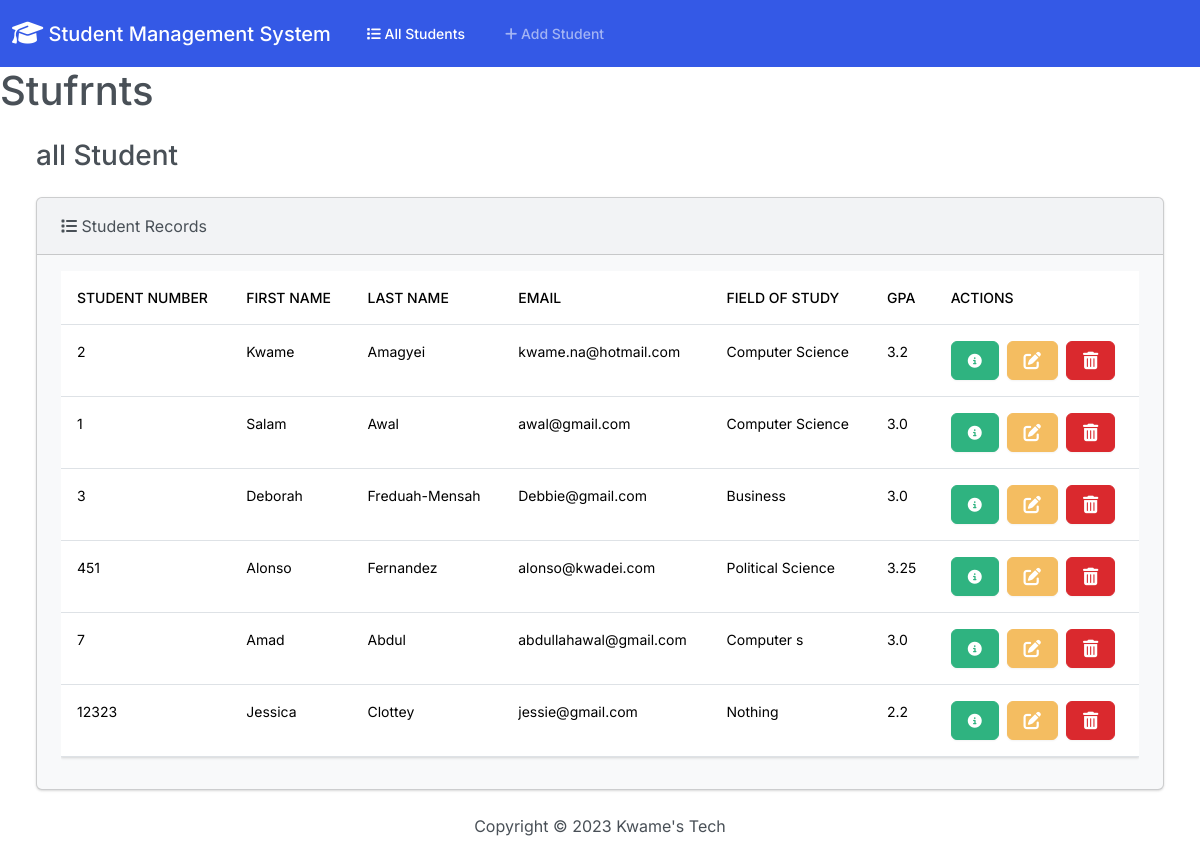
The page / on the database its author committed.
### students/models.py (models this page shows, shortened)
class Student(models.Model):
    student_number = models.PositiveIntegerField()
    first_name = models.CharField(max_length=80)
    last_name = models.CharField(max_length=80)
    email =models.EmailField(max_length=120)
    field_of_study = models.CharField(max_length=50)
    gpa = models.FloatField(default=3.0)
    profile_pic = models.ImageField(upload_to= 'static/images/', blank=True, null=True)

### students/views.py (the view)
# urls.py: path('', views.index, name='index'),
def index(request):
    return render(request, 'students/index.html', {
        'students': Student.objects.all()
    })

### students/templates/students/index.html (shortened to what this page needs)
{% extends './base.html' %}
{% load static %}
    {% block content%}
    <h1>Stufrnts</h1>
    <div class="container-fluid">
        <h3 class="m-4">all Student</h3>
        <div class="row">
            <div class="col-12">
                {% if students %}
                <div class="card bg-light ms-4 mb-4 me-4">
                    <div class="card-header"><i class="fa-solid fa-list"></i>  Student Records </div>
                    <div class="card-body">
                        <div class="card-text">
                            <div class="table-responsive">
                                <table class="table table-hover">
                                    <thead>
                                        <tr>
                                            <th scope="col"> Student Number</th>
                                            <th scope="col"> First Name</th>
                                            <th scope="col">Last Name </th>
                                            <th scope="col"> Email </th>
                                            <th scope="col"> field of study </th>
                                            <th scope="col"> GPA</th>
                                            <th scope="col"> Actions</th>
                                        </tr>
                                    </thead>
                                    <tbody>
                                        {% for student in students %}
                                        <tr>
                                            <td>{{ student.student_number}}</td>
                                            <td>{{ student.first_name }}</td>
                                            <td>{{ student.last_name }}</td>
                                            <td>{{ student.email }}</td>
                                            <td>{{ student.field_of_study}}</td>
                                            <td>{{ student.gpa }}</td>
                                            <td>
                                                <button type="button" class="btn-success me-1 btn" href="{% url 'view_student' student.id %}" data-bs-toggle="modal" data-bs-target="#myModal{{student.id}}" >
                                                    <i class="fa-solid fa-circle-info"></i>
                                                </button>
                                                <a href="{% url 'edit' student.id %}" class="btn btn-warning me-1"></a>
                                                <button class="btn btn-danger" data-bs-toggle="modal" data-bs-target="#delete{{student.id}}">
                                                </button>
                                            </td>
                                        </tr>
                                        {%endfor%}
                                    </tbody>
                                </table>
                            </div>
                        </div>
                </div>
                {% else %}
                <h5 class="alert-primary alert ms-4 me-4">there are no students in the database</h5>
            {% endif %}
            </div>
        </div>
    </div>
   {% endblock %}

### students/templates/students/base.html (shortened to what this page needs)
{% load static %}
<!DOCTYPE html>
<html lang="en">
<head>
    <link rel="stylesheet" href="https://cdnjs.cloudflare.com/ajax/libs/font-awesome/6.4.2/css/all.min.css" />
    <link rel="stylesheet" href="{% static 'css/bootstrap.min.css' %}">
</head>
<body>
    {% include './nav.html' %}
    {% block content %}
    {% endblock %}
    <footer class="mb-4 mt-auto">
        <div class="text-center">
            <span>
                Copyright &copy; <script>document.write(new Date().getFullYear()) </script> Kwame's Tech
            </span>
        </div>
    </footer>
</body>
</html>

### students/templates/students/nav.html (shortened to what this page needs)
<nav class="navbar navbar-expand-lg bg-primary" data-bs-theme="dark">
    <div class="container-fluid">
      <a class="navbar-brand" href="{% url 'index' %}" ><i class="fa-solid fa-graduation-cap fa-lg"></i> Student Management System </a>
      <div class="collapse navbar-collapse" id="navbarColor01">
        <ul class="navbar-nav me-auto">
          <li class="nav-item">
            <a class="nav-link active" href="{% url 'index' %}" ><i class="fa-solid fa-list"></i>  All Students
            </a>
          </li>
          <li class="nav-item">
            <a class="nav-link" href="{% url 'add' %}" ><i class="fa-solid fa-plus"></i>  Add Student</a>
          </li>
      </div>
    </div>
  </nav>

### rows shown on the page
Student: student_number "2", first_name "Kwame", last_name "Amagyei", email "kwame.na@hotmail.com", field_of_study "Computer Science", gpa "3.2"
Student: student_number "1", first_name "Salam", last_name "Awal", email "awal@gmail.com", field_of_study "Computer Science", gpa "3.0"
Student: student_number "3", first_name "Deborah", last_name "Freduah-Mensah", email "Debbie@gmail.com", field_of_study "Business", gpa "3.0"
Student: student_number "451", first_name "Alonso", last_name "Fernandez", email "alonso@kwadei.com", field_of_study "Political Science", gpa "3.25"
Student: student_number "7", first_name "Amad", last_name "Abdul", email "abdullahawal@gmail.com", field_of_study "Computer s", gpa "3.0"
Student: student_number "12323", first_name "Jessica", last_name "Clottey", email "jessie@gmail.com", field_of_study "Nothing", gpa "2.2"
